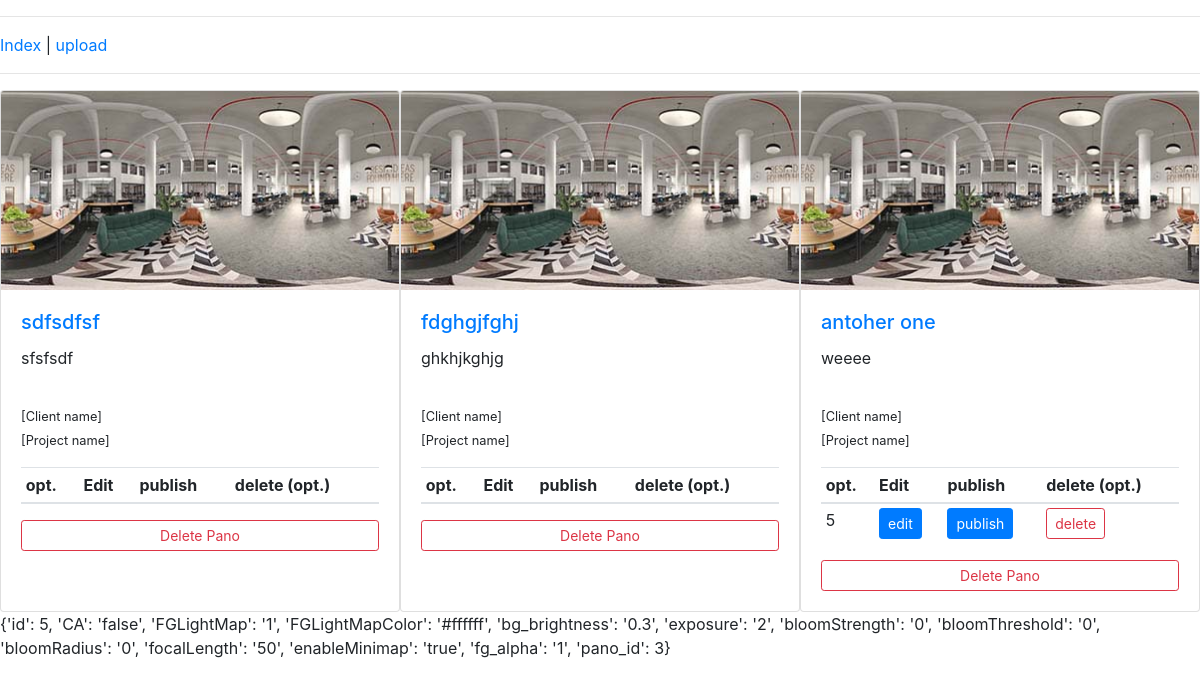
Before: / with the older database file.
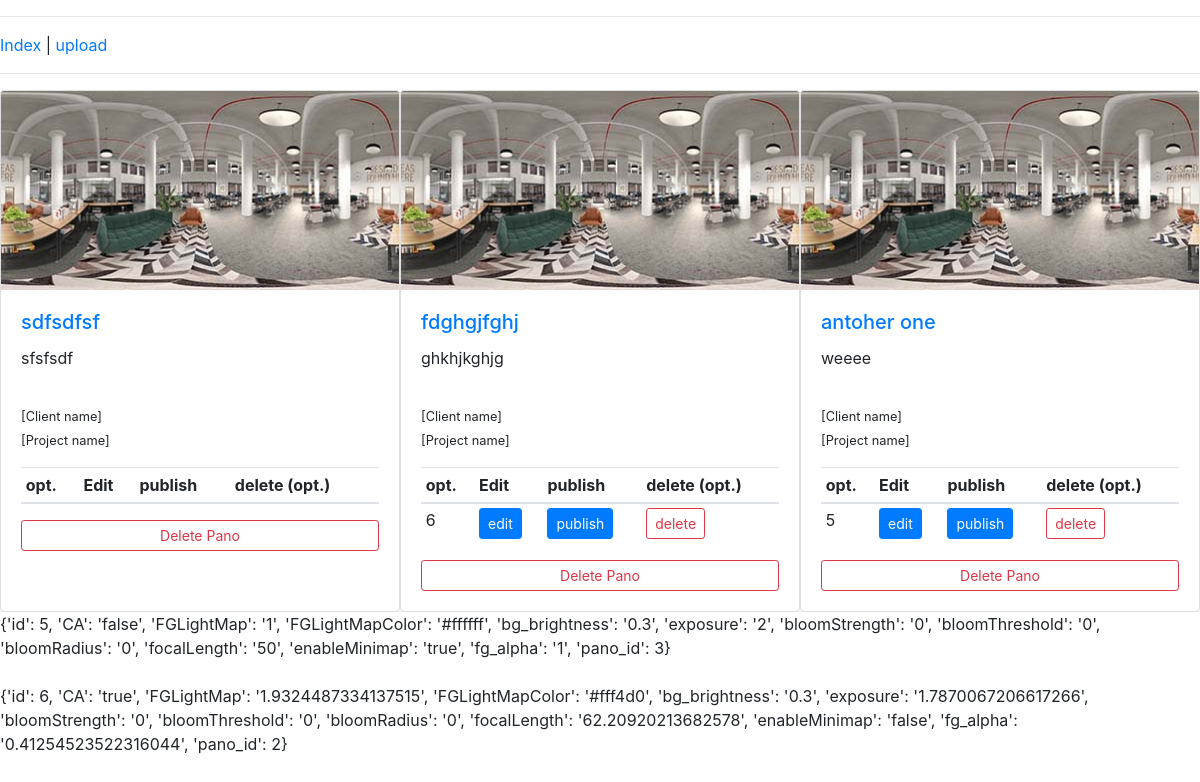
After: the same page with the newer database file.
### app.py (models this page shows, shortened)
class Pano(db.Model):
    id = db.Column(db.Integer, primary_key=True)
    name = db.Column(db.String)
    desc = db.Column(db.String)
    fg_img = db.Column(db.String)
    alpha_img = db.Column(db.String)
    emissive_img = db.Column(db.String)
    bg_img = db.Column(db.String)
    floorplan_img = db.Column(db.String)
    thumb_img = db.Column(db.String)
    options = db.relationship('PanoOption', backref='pano', lazy=True)

class PanoOption(db.Model):
    id = db.Column(db.Integer, primary_key=True)
    CA = db.Column(db.String)
    FGLightMap = db.Column(db.String)
    FGLightMapColor = db.Column(db.String)
    bg_brightness = db.Column(db.String)
    exposure = db.Column(db.String)
    bloomStrength = db.Column(db.String)
    bloomThreshold = db.Column(db.String)
    bloomRadius = db.Column(db.String)
    focalLength = db.Column(db.String)
    enableMinimap = db.Column(db.String)
    fg_alpha = db.Column(db.String)
    pano_id = db.Column(db.Integer, db.ForeignKey('pano.id'),
        nullable=False)

### app.py (the view)
@app.route('/')
def index():
    panos = module.database.Pano(model=Pano).get_all()
    options = module.database.PanoOption(model=PanoOption).get_all()
    return render_template('index.html', panos=panos, options=options)

### module/database.py (called while the page is built)
    def _to_dict(self, row):
        return {
            'id': row.id,
            'CA': row.CA,
            'FGLightMap': row.FGLightMap,
            'FGLightMapColor': row.FGLightMapColor,
            'bg_brightness': row.bg_brightness,
            'exposure': row.exposure,
            'bloomStrength': row.bloomStrength,
            'bloomThreshold': row.bloomThreshold,
            'bloomRadius': row.bloomRadius,
            'focalLength': row.focalLength,
            'enableMinimap': row.enableMinimap,
            'fg_alpha': row.fg_alpha,
            'pano_id': row.pano_id
        }

    def get_all(self):
        result = []
        for panoOption in self.model.query.all():
            result.append(self._to_dict(panoOption))
        return result

    def _to_dict(self, row):
        return {
            'id': row.id,
            'name': row.name,
            'desc': row.desc,
            'fg_img': row.fg_img,
            'alpha_img': row.alpha_img,
            'emissive_img': row.emissive_img,
            'bg_img': row.bg_img,
            'floorplan_img': row.floorplan_img,
            'thumb_img': row.thumb_img
        }

    def get_all(self):
        result = []
        for pano in self.model.query.all():
            result.append(self._to_dict(pano))
        return result

### templates/index.html
{% extends "base.html" %}
{% block content %}
<div style="display:flex;">
{% for pano in panos %}
<div class="card">
        <img class="card-img-top" src="/static/pano/{{pano.name}}/{{pano.thumb_img}}">
        <div class="card-body">
          <h5 class="card-title"><a href="{{url_for('pano', id=pano.id)}}">{{pano.name}}</a></h5>
          <p class="card-text">
            {{pano.desc}}
            <p style="height:1px;"></p>
            <small>[Client name]</small><br>
            <small>[Project name]</small>
          </p>
           <form class="form-inline">
              <table class="table table-hover table-sm">
                  <thead>
                    <tr>
                      <th scope="col">opt.</th>
                      <th scope="col">Edit</th>
                      <th scope="col">publish</th>
                      <th scope="col">delete (opt.)</th>
                    </tr>
                  </thead>
                  <tbody>
                      {% for option in options %}
                      {% if option.pano_id == pano.id %}
                    <tr>
                      <td>{{option.id}}</td>
                        <td><a href="{{url_for('pano_edit', pano_id=option.pano_id, option_id=option.id)}}" class="btn btn-primary btn-sm">edit</a></td>
                          <td><a href="{{url_for('pano', id=pano.id)}}" class="btn btn-primary btn-sm">publish</a> </td>
                          <td><a href="{{url_for('delete_option', id=option.id)}}" class="btn btn-outline-danger btn-sm">delete</a> </td>
                    </tr>
                    {% endif %}
                    {% endfor %}
                  </tbody>
                </table>
          </form>
          <a style="display:block" href="{{url_for('pano_delete', id=pano.id)}}" class="btn btn-outline-danger btn-sm">Delete Pano</a>
        </div>
      </div>
{% endfor %}
</div>
{% for option in options %}
{{option}}
<br><br>
{% endfor %}
{% endblock %}

### templates/base.html (shortened to what this page needs)
<!DOCTYPE html>
<html lang="en">
<head>
	<link rel="stylesheet" type="text/css" href="{{ url_for('static', filename='css/main.css') }}">
	<link rel="stylesheet" href="https://stackpath.bootstrapcdn.com/bootstrap/4.1.0/css/bootstrap.min.css">
</head>
<body>
		<hr>
		<a href="{{ url_for('index') }}">Index</a> | <a href="{{ url_for('upload') }}">upload</a>
		<hr>
    {% block content %}
    {% endblock %}
</body>
</html>

### static/css/main.css (style rules this page uses)
body { background-color: #ffffff; margin: 0px; overflow: hidden; }

Changed rows visible on the page:
added PanoOption: id "6", option "{'id': 6, 'CA': 'true', 'FGLightMap': '1.9324487334137515', 'FGLightMapColor': '#fff4d0', 'bg_brightness': '0.3', 'exposure': '1.7870067206617266', 'bloomStrength': '0', 'bloomThreshold': '0', 'bloomRadius': '0', 'focalLength': '62.20920213682578', 'enableMinimap': 'false', 'fg_alpha': '0.41254523522316044', 'pano_id': 2}"
